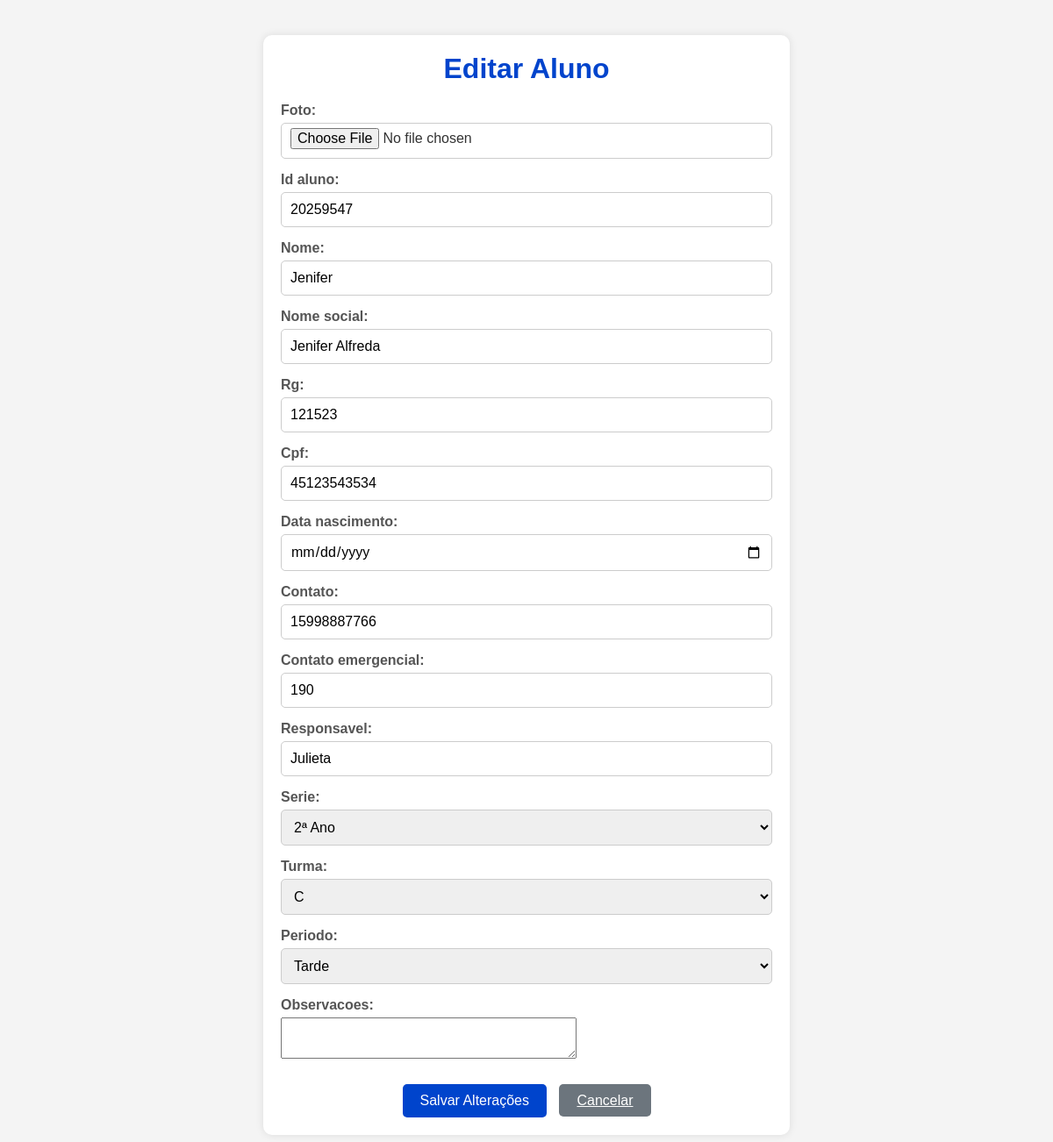
The page /aluno/editar/20259547/ (signed in) on the database its author committed.
### Sistema_Alunos/models.py (models this page shows, shortened)
class Aluno(models.Model):
    SERIES_CHOICES = [
        ('1ª Ano', '1ª Ano'),
        ('2ª Ano', '2ª Ano'),
        ('3ª Ano', '3ª Ano'),
        ('4ª Ano', '4ª Ano'),
        ('5ª Ano', '5ª Ano'),
        ('6ª Ano', '6ª Ano'),
        ('7ª Ano', '7ª Ano'),
        ('8ª Ano', '8ª Ano'),
        ('9ª Ano', '9ª Ano'),
    ]
    TURMA_CHOICES = [
        ('A', 'A'),
        ('B', 'B'),
        ('C', 'C'),
    ]
    PERIODO_CHOICES = [
        ('Manhã', 'Manhã'),
        ('Tarde', 'Tarde'),
    ]
    foto = models.ImageField(upload_to='fotos/', default='fotos/default.jpg', blank=False)
    id_aluno = models.CharField(max_length=20, unique=True, blank=True, null=True)
    nome = models.CharField(max_length=100)
    nome_social = models.CharField(max_length=100, blank=True, null=True)
    rg = models.CharField(max_length=20, unique=True)
    cpf = models.CharField(max_length=14, unique=True)
    data_nascimento = models.DateField(blank=True, null=True)
    contato = models.CharField(max_length=15, blank=True, null=True)
    contato_emergencial = models.CharField(max_length=15, blank=True, null=True)
    responsavel = models.CharField(max_length=100, blank=True, null=True)
    serie = models.CharField(max_length=10, choices=SERIES_CHOICES)
    turma = models.CharField(max_length=1, choices=TURMA_CHOICES)
    periodo = models.CharField(max_length=10, choices=PERIODO_CHOICES)
    observacoes = models.TextField(blank=True, null=True)

### Sistema_Alunos/views.py (the view)
# urls.py: path('aluno/editar/<str:id_aluno>/', views.editar_aluno, name='editar_aluno'), # Nova URL para editar
@login_required
@permission_required('Sistema_Alunos.change_aluno', raise_exception=True)
def editar_aluno(request, id_aluno):
    aluno = get_object_or_404(Aluno, id_aluno=id_aluno)
    if request.method == 'POST':
        form = AlunoForm(request.POST, request.FILES, instance=aluno)
        if form.is_valid():
            form.save()
            return redirect('detalhes_aluno', id_aluno=aluno.id_aluno) # Redireciona para os detalhes após editar
    else:
        form = AlunoForm(instance=aluno)
    return render(request, 'editar_aluno.html', {'form': form, 'aluno': aluno})

### Sistema_Alunos/templates/editar_aluno.html (shortened to what this page needs)
{% load static %}
<!DOCTYPE html>
<html lang="pt-br">
<head>
</head>
<body>
    <div class="cadastro-container">
        <h1>Editar Aluno</h1>
        <form method="post" enctype="multipart/form-data">
            {% for field in form %}
                <div class="form-group">
                    {{ field.label_tag }}
                    {{ field }}
                </div>
            {% endfor %}
            <button type="submit">Salvar Alterações</button>
            <a href="{% url 'detalhes_aluno' aluno.id_aluno %}" class="cancelar-botao">Cancelar</a>
        </form>
    </div>
</body>
</html>

### Sistema_Alunos/templates/editar_aluno.html (style rules this page uses)
* { margin: 0; padding: 0; box-sizing: border-box; font-family: Arial, sans-serif; }
body { background-color: #f4f4f4; color: #333; text-align: center; padding: 20px; }
.cadastro-container { background: white; padding: 20px; border-radius: 10px; box-shadow: 0 0 10px rgba(0, 0, 0, 0.1); max-width: 600px; margin: 20px auto; }
h1 { color: #0044cc; margin-bottom: 20px; }
.form-group { margin-bottom: 15px; text-align: left; }
.form-group label { display: block; margin-bottom: 5px; font-weight: bold; color: #555; }
.form-group input[type="text"], .form-group input[type="date"], .form-group input[type="file"], .form-group select { width: 100%; padding: 10px; border: 1px solid #ccc; border-radius: 5px; box-sizing: border-box; font-size: 16px; }
.form-group input[type="file"] { padding-top: 5px; }
button[type="submit"], .cancelar-botao { background-color: #0044cc; color: white; padding: 10px 20px; border: none; border-radius: 5px; cursor: pointer; font-size: 16px; transition: background-color 0.3s ease; margin-top: 10px; }
.cancelar-botao { background-color: #6c757d; margin-left: 10px; }

### rows shown on the page
Aluno: form "20259547" "Jenifer" "Jenifer Alfreda" "121523" "45123543534" "15998887766" "190" "Julieta" "2ª Ano" "C" "Tarde"

### other values the page prints
{{ field.label_tag }} "Foto:" "Id aluno:" "Nome:" "Nome social:" "Rg:" "Cpf:" "Data nascimento:" "Contato:" "Contato emergencial:" "Responsavel:" "Serie:" "Turma:" "Periodo:" "Observacoes:"
